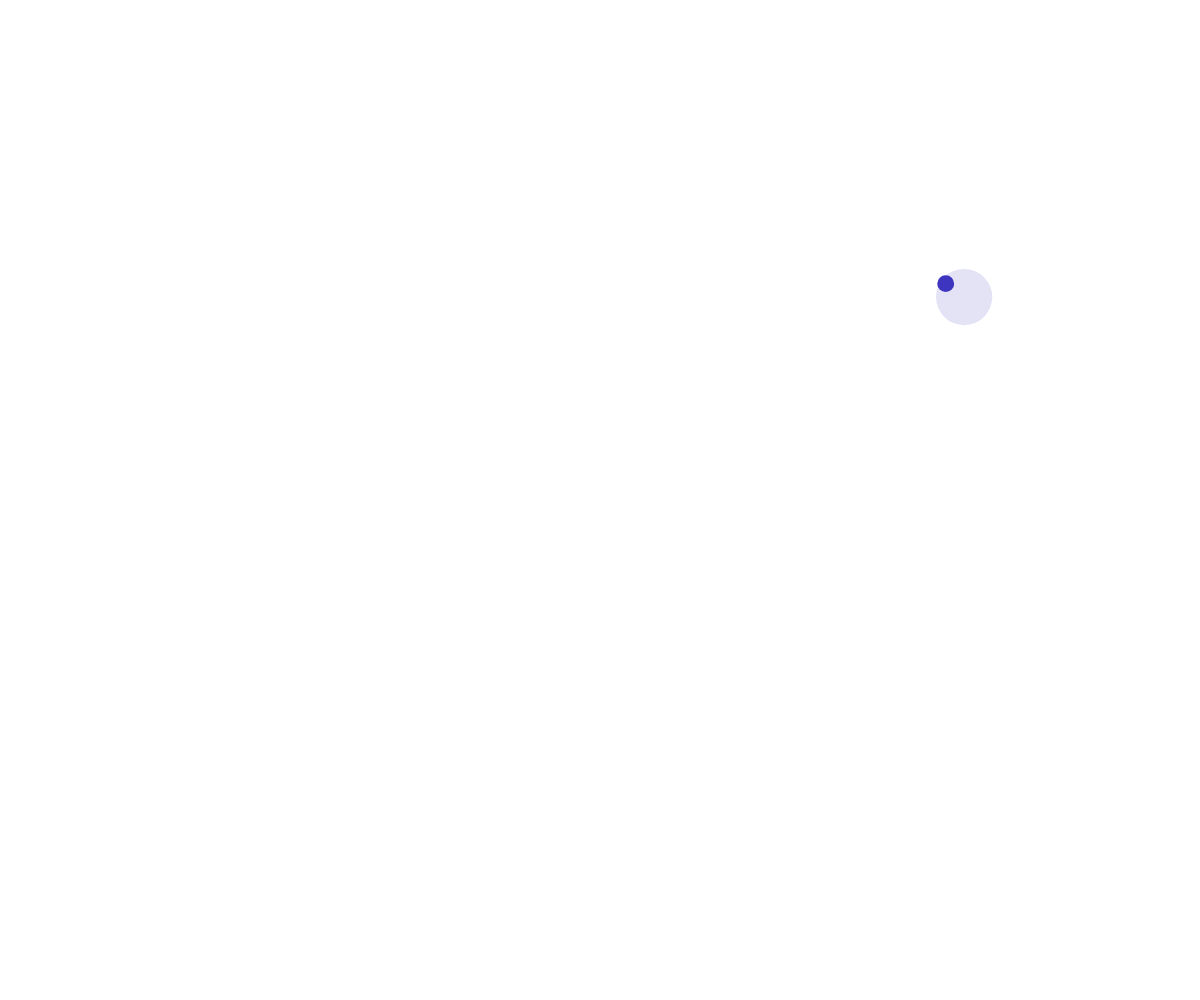
Frame 1 (no input)
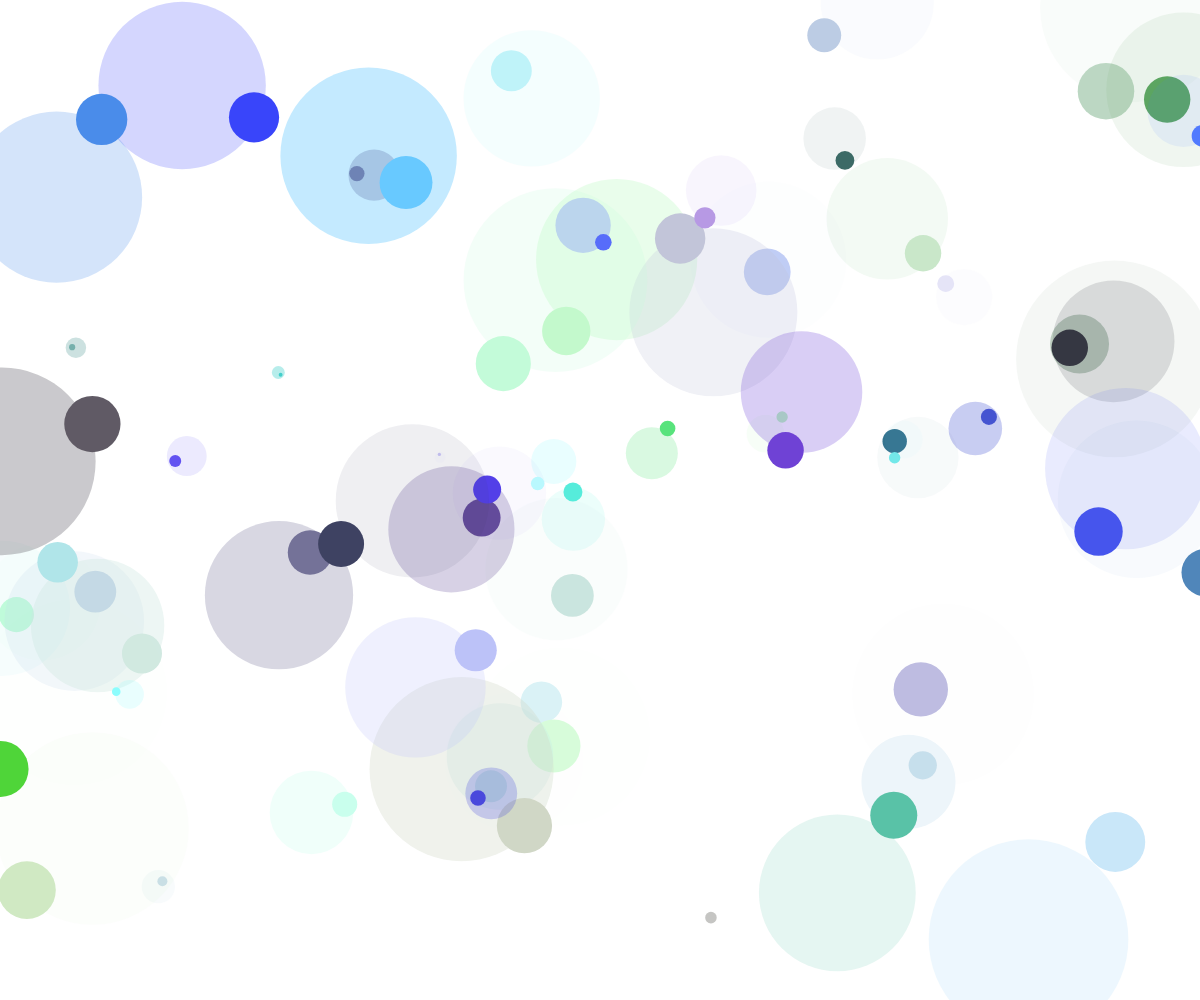
Frame 60 (no input)
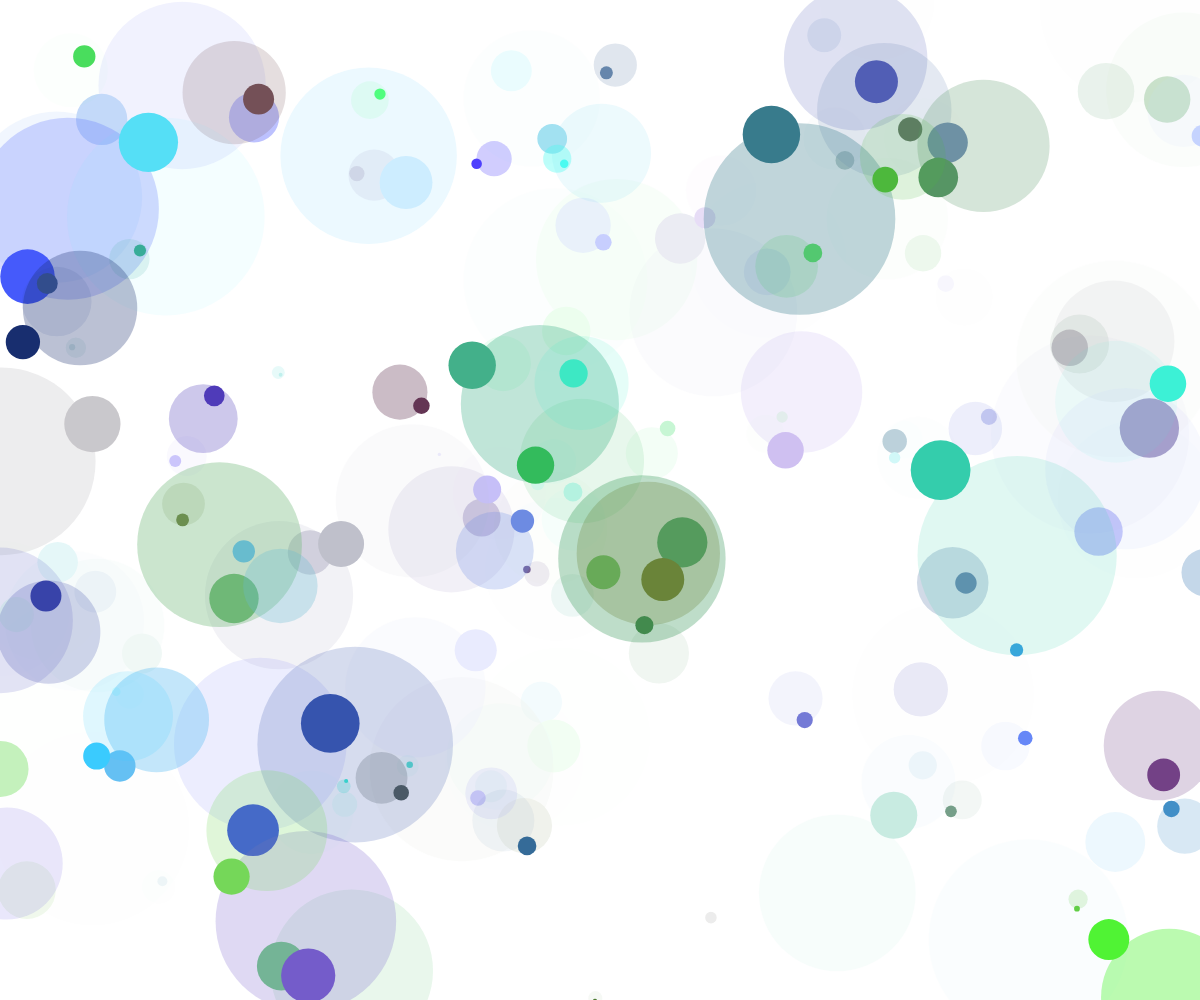
Frame 120 (the mouse pressed at the canvas centre since frame 60)

The p5.js sketch that drew these frames (run headless with seeded random() and noise() and a simulated clock; from frame 60 on, the mouse is pressed at the canvas centre):

// p5.js sketch
// ── sketch.js
//Global variables: Creating a circle that can be assigned a random x1 point
//I was just trying to come up with a better name for circle, these are not actual donuts.
let donut1 = {};
donut1.x = 0;
donut1.y = 0;
donut1.w = 50;

let donut2 = {};
donut2.x = 0;
donut2.y = 0;
donut2.w = 200;
donut2.h = 200;


//I want to be able to change the color and opacity though so here we go.
//These are my color variables
//fill color variables

var colR;
var colG;
var colB;
var afill;


//creating my canvas!
function setup() {

  createCanvas(windowWidth, windowHeight);

  background("0, 0, 100");


  //Stuff I want to do:
  //use division

}


//Time to draw some "donuts"
function draw() {

//sets the frame to reset at a 50% opacity every 30 frames
//when MouseX is a low value and at 90 frames when it's at a high value.

let refresh
refresh = map(mouseX, 0, width, 30, 90)

  if(frameCount % refresh < 5){
    background(255, 50);

  }


//defines variables that control color and opacity of randomly appearing circles
  colR = random(255/3);
  colG = random(255);
  colB = random(255);
  afill = random(100);
  constrain(afill, 0, 70);

// The code gives random locations to the circle's positions.
  donut1.x = random(width);
  donut1.y = random(height);
  donut1.w = random(10, 200);


  //This code forces the second donut to appear inside the confines of the first one.
  donut2.x = random(donut1.w) + donut1.x - (donut1.w * 0.5);
  donut2.y = random(donut1.w) + donut1.y - (donut1.w * 0.5);


  // This makes the width of the second donut 1/3 the width of the first one.
  donut2.w = 0.3 * donut1.w;


// this makes sets up the actual colors the donuts will be and draws them.
  noStroke()
  fill(colR, colG, colB, afill)
  ellipse(donut1.x, donut1.y, donut1.w)
  fill(colR, colG, colB);
  ellipse(donut2.x, donut2.y, donut2.w)
}
